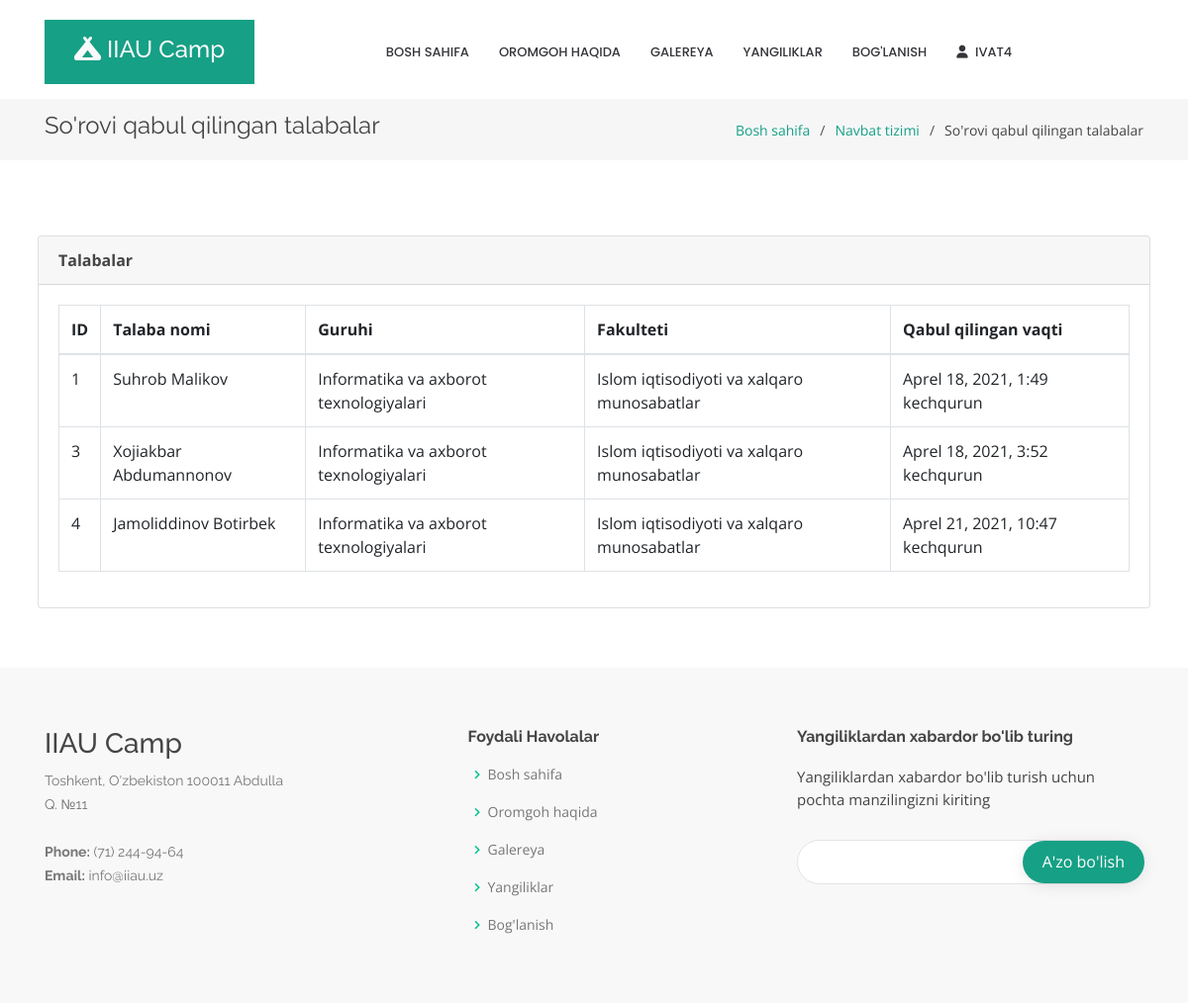
The page /control/accepted/ (signed in) on the database its author committed.
### main/models.py (models this page shows, shortened)
class Queue(models.Model):
    student = models.ForeignKey('edu.Student', on_delete=models.CASCADE)
    preferred = models.BooleanField(default=False)
    created_at = models.DateTimeField(auto_now=True)
    updated_at = models.DateTimeField(auto_now_add=True)
    is_accepted = models.BooleanField(default=False)

### edu/models.py (models this page shows, shortened)
class Student(models.Model):
    first_name = models.CharField(max_length=100)
    last_name = models.CharField(max_length=100)
    middle_name = models.CharField(max_length=100)
    group = models.ForeignKey(Group, on_delete=models.SET_NULL, null=True, blank=True)
    passport_num = models.IntegerField(null=True, blank=True)
    passport_series = models.CharField(max_length=50, null=True, blank=True)
    student_cert = models.CharField(max_length=50)
    phone = models.CharField(max_length=50, null=True, blank=True)
    updated_at = models.DateTimeField(auto_now=True)
    created_at = models.DateTimeField(auto_now_add=True)
    def __str__(self):
        return self.first_name + " " + self.last_name

class Group(models.Model):
    name = models.CharField(max_length=255)
    department = models.ForeignKey(Department, on_delete=models.CASCADE)
    def __str__(self):
        return self.name

class Department(models.Model):
    name = models.CharField(max_length=255)
    faculty = models.ForeignKey(Faculty, on_delete=models.CASCADE)

class Faculty(models.Model):
    name = models.CharField(max_length=255)
    def __str__(self):
        return self.name

### main/views.py (the view)
# urls.py: path('control/accepted/', accepted_students, name='accepted_students'),
@login_required
def accepted_students(request):
    queues = Queue.objects.filter(is_accepted=True)
    context = {
        'queues': queues
    }
    return render(request, 'control/accepted.html', context)

### templates/control/accepted.html
{% extends 'base.html' %}
{% load static %}
{% block main %}
    <main id="main">
        <section class="breadcrumbs">
            <div class="container">
                <div class="d-flex justify-content-between align-items-center">
                    <h2>So'rovi qabul qilingan talabalar</h2>
                    <ol>
                        <li><a href="/">Bosh sahifa</a></li>
                        <li><a href="{% url 'main:queue_control' %}">Navbat tizimi</a></li>
                        <li>So'rovi qabul qilingan talabalar</li>
                    </ol>
                </div>
            </div>
        </section>
        <section class="inner-page">
            <div class="container px-2">
                <div class="row">
                    <div class="col-md-12 m-auto">
                        {% if queues %}
                            <div class="card card-bordered mt-3">
                                <div class="card-header">
                                    <b>Talabalar</b>
                                </div>
                                <div class="card-body">
                                    <table class="table table-bordered">
                                        <thead>
                                        <tr>
                                            <th scope="col">ID</th>
                                            <th scope="col">Talaba nomi</th>
                                            <th scope="col">Guruhi</th>
                                            <th scope="col">Fakulteti</th>
                                            <th>Qabul qilingan vaqti</th>
                                        </tr>
                                        </thead>
                                        <tbody>
                                        {% for queue in queues %}
                                            <tr>
                                                <td>
                                                    {{ queue.id }}
                                                </td>
                                                <td>{{ queue.student }}</td>
                                                <td>{{ queue.student.group }}</td>
                                                <td>{{ queue.student.group.department.faculty }}</td>
                                                <td>{{ queue.updated_at }}</td>
                                            </tr>
                                        {% endfor %}
                                        </tbody>
                                    </table>
                                </div>
                            </div>
                        {% else %}
                            <div class="alert alert-info font-weight-bold text-center">Ma'lumot topilmadi</div>
                        {% endif %}
                    </div>
                </div>
            </div>
        </section>
    </main>
{% endblock %}

### templates/layout/header.html (shortened to what this page needs)
{% load static %}
<header id="header" class="fixed-top d-flex align-items-center">
    <div class="container">
        <div class="header-container d-flex align-items-center">
            <div class="logo">
                <h4><a class="text-light" href="/"><i class="fas fa-campground"></i> <span>IIAU Camp</span></a></h4>
            </div>
            <nav class="nav-menu d-none d-lg-block text-center m-auto">
                <ul>
                    <li><a href="/#hero">Bosh sahifa</a></li>
                    <li><a href="/#about">Oromgoh haqida</a></li>
                    <li><a href="/#galery">Galereya</a></li>
                    <li><a href="/news">Yangiliklar</a></li>
                    <li><a href="/#contact">Bog'lanish</a></li>
                    {% if user.is_authenticated %}
                        <li class="nav-item dropdown">
                            <a class="nav-link" href="#" id="navbarDropdown" role="button"
                               data-toggle="dropdown" aria-haspopup="true" aria-expanded="false">
                                <i class="fas fa-user mr-1"></i>
                                {{ user }}
                            </a>
                        </li>
                    {% else %}
                        <li><a href="/login">Login</a></li>
                        <li class="get-started"><a href="{% url 'main:queue' %}">Navbatga yozilish <i
                                class="fas fa-chevron-circle-right"></i></a></li>
                    {% endif %}
                </ul>
            </nav>
        </div>
    </div>
</header>

### static/assets/css/style.css (style rules this page uses)
body { font-family: "Open Sans", sans-serif; color: #444444; }
a { color: #16a085; }
h1, h2, h3, h4, h5, h6 { font-family: "Raleway", sans-serif; }
#header { transition: all 0.5s; z-index: 997; transition: all 0.5s; top: 20px; }
#header .header-container { background: #fff; }
#header .logo { overflow: hidden; padding: 16px 30px 12px 30px; background: #16a085; }
.nav-menu, .nav-menu * { margin: 0; padding: 0; list-style: none; }
.nav-menu > ul > li { position: relative; white-space: nowrap; float: left; }
.nav-menu a { display: block; position: relative; color: #36343a; padding: 10px 15px; transition: 0.3s; font-size: 13px; font-weight: 500; text-transform: uppercase; font-family: "Poppins", sans-serif; }
.mobile-nav { position: fixed; top: 55px; right: 15px; bottom: 15px; left: 15px; z-index: 9999; overflow-y: auto; background: #fff; transition: ease-in-out 0.2s; opacity: 0; visibility: hidden; border-radius: 10px; padding: 10px 0; }
.mobile-nav * { margin: 0; padding: 0; list-style: none; }
.mobile-nav a { display: block; position: relative; color: #36343a; padding: 10px 20px; font-weight: 500; outline: none; }
section { padding: 60px 0; overflow: hidden; }
.breadcrumbs { padding: 15px 0; background: #f6f6f7; margin-top: 100px; }
.breadcrumbs h2 { font-size: 24px; line-height: 1; font-weight: 400; }
.breadcrumbs ol { display: flex; flex-wrap: wrap; list-style: none; padding: 0; margin: 0; font-size: 14px; }
.breadcrumbs ol li + li { padding-left: 10px; }
.breadcrumbs ol li + li::before { display: inline-block; padding-right: 10px; color: #4f4c55; content: "/"; }

### rows shown on the page
Queue: id "1", student "Suhrob Malikov", student.group "Informatika va axborot texnologiyalari", student.group.department.faculty "Islom iqtisodiyoti va xalqaro munosabatlar", updated_at "Aprel 18, 2021, 1:49 kechqurun"
Queue: id "3", student "Xojiakbar Abdumannonov", student.group "Informatika va axborot texnologiyalari", student.group.department.faculty "Islom iqtisodiyoti va xalqaro munosabatlar", updated_at "Aprel 18, 2021, 3:52 kechqurun"
Queue: id "4", student "Jamoliddinov Botirbek", student.group "Informatika va axborot texnologiyalari", student.group.department.faculty "Islom iqtisodiyoti va xalqaro munosabatlar", updated_at "Aprel 21, 2021, 10:47 kechqurun"

### other values the page prints
{{ user }} "IVAT4"
